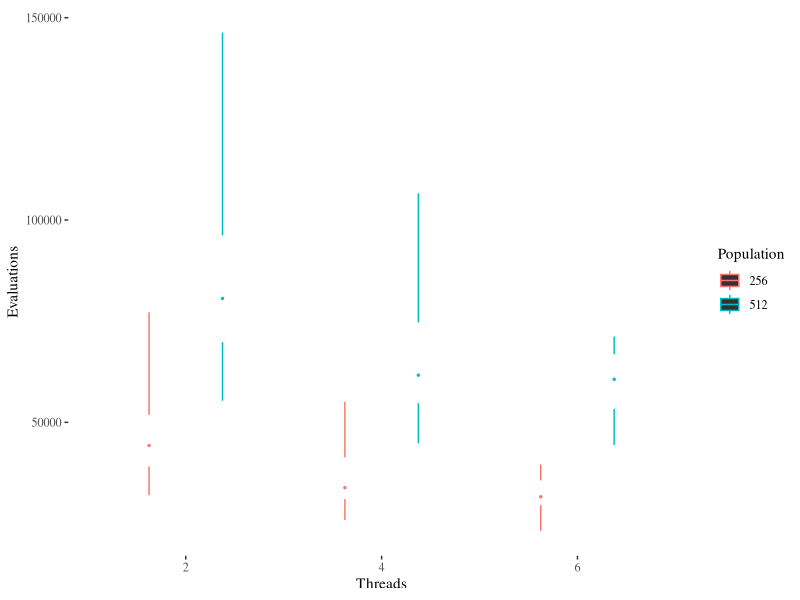
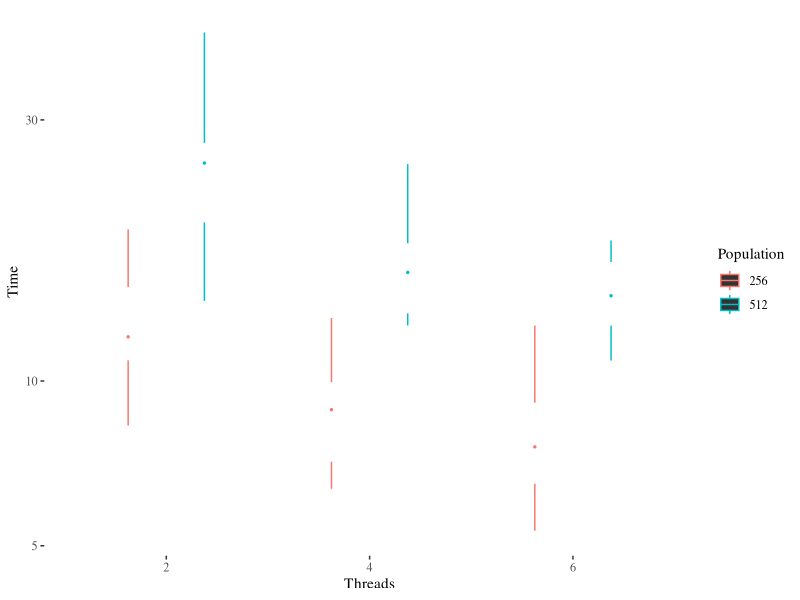
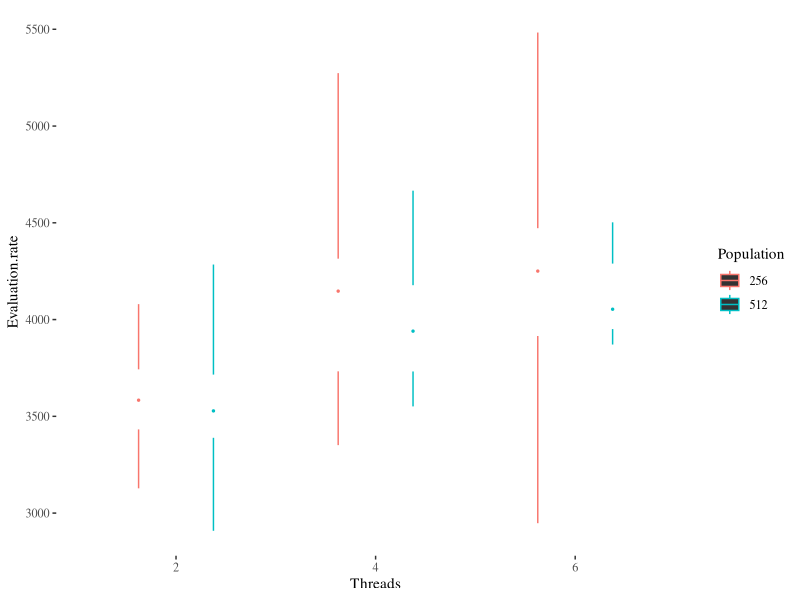
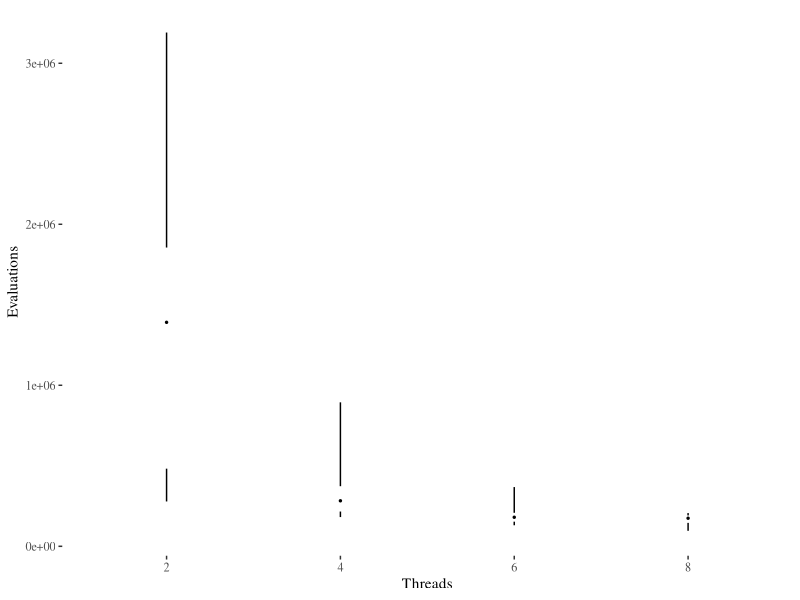
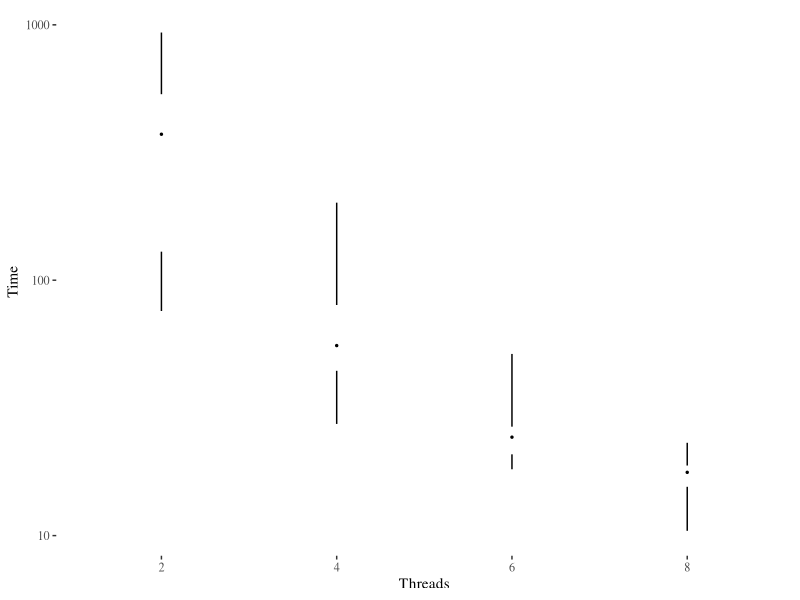
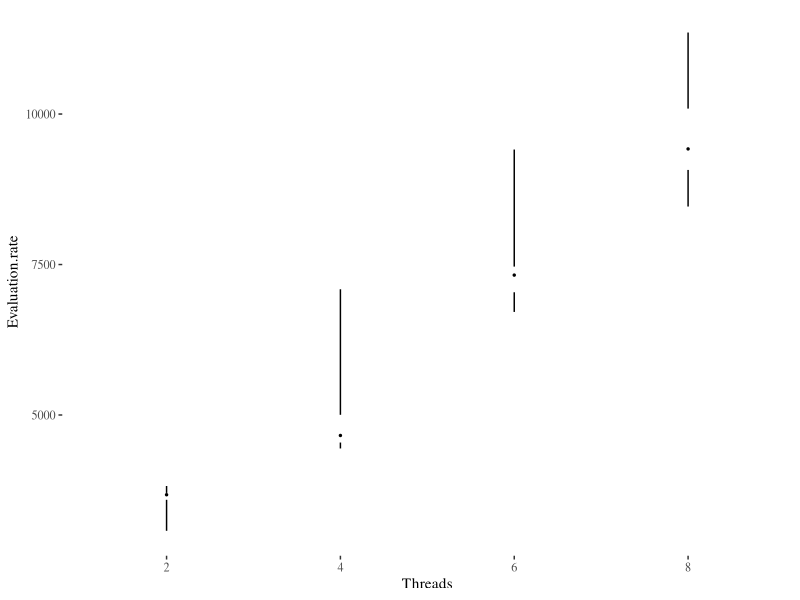

The R script that drew these images, in order:
## ----setup, cache=FALSE,echo=FALSE--------------------------------------------
suppressPackageStartupMessages({
    library(ggplot2)
    library(ggthemes)
})


## ----laptop, cache=FALSE,echo=FALSE-------------------------------------------
data <- read.csv("code/lo-evosoft-results.csv")
data$Population <- as.factor(data$Population)
data$Threads <- as.factor(data$Threads)
data$Evaluation.rate <- data$Evaluations/data$Time
ggplot(data,aes(x=Threads,y=Evaluations,color=Population))+geom_tufteboxplot()+theme_tufte()


## ----laptop2, cache=FALSE,echo=FALSE------------------------------------------
ggplot(data,aes(x=Threads,y=Time,color=Population))+geom_tufteboxplot()+theme_tufte()+scale_y_log10()


## ----laptop3, cache=FALSE,echo=FALSE------------------------------------------
ggplot(data,aes(x=Threads,y=Evaluation.rate,color=Population))+geom_tufteboxplot()+theme_tufte()


## ----laptop4, cache=FALSE,echo=FALSE------------------------------------------
data <- read.csv("code/lo-evosoft-results-l60.csv")
data$Threads <- as.factor(data$Threads)
data$Evaluation.rate <- data$Evaluations/data$Time
ggplot(data,aes(x=Threads,y=Evaluations))+geom_tufteboxplot()+theme_tufte()


## ----laptop5, cache=FALSE,echo=FALSE------------------------------------------
ggplot(data,aes(x=Threads,y=Time))+geom_tufteboxplot()+theme_tufte()+scale_y_log10()


## ----laptop6, cache=FALSE,echo=FALSE------------------------------------------
ggplot(data,aes(x=Threads,y=Evaluation.rate))+geom_tufteboxplot()+theme_tufte()

